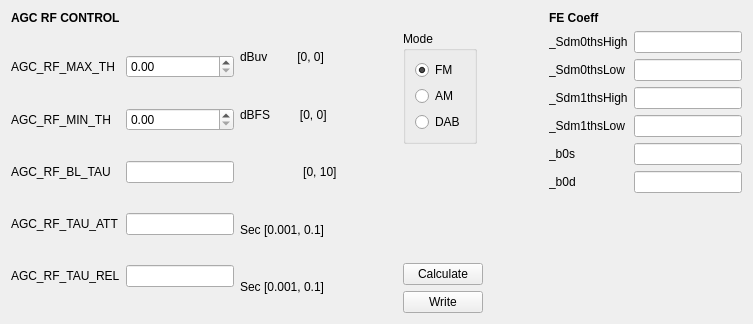
<?xml version="1.0" encoding="UTF-8"?>
<ui version="4.0">
 <class>AGCRF</class>
 <widget class="QWidget" name="AGCRF">
  <property name="geometry">
   <rect>
    <x>0</x>
    <y>0</y>
    <width>753</width>
    <height>324</height>
   </rect>
  </property>
  <property name="windowTitle">
   <string>Form</string>
  </property>
  <layout class="QGridLayout" name="gridLayout">
   <item row="1" column="4">
    <widget class="QGroupBox" name="MODESELECT">
     <property name="sizePolicy">
      <sizepolicy hsizetype="Fixed" vsizetype="Fixed">
       <horstretch>0</horstretch>
       <verstretch>0</verstretch>
      </sizepolicy>
     </property>
     <property name="title">
      <string>Mode</string>
     </property>
     <layout class="QVBoxLayout" name="verticalLayout">
      <item>
       <widget class="QRadioButton" name="FM">
        <property name="text">
         <string>FM</string>
        </property>
        <property name="checked">
         <bool>true</bool>
        </property>
       </widget>
      </item>
      <item>
       <widget class="QRadioButton" name="AM">
        <property name="text">
         <string>AM</string>
        </property>
       </widget>
      </item>
      <item>
       <widget class="QRadioButton" name="DAB">
        <property name="text">
         <string>DAB</string>
        </property>
       </widget>
      </item>
     </layout>
    </widget>
   </item>
   <item row="1" column="6" rowspan="3">
    <layout class="QFormLayout" name="formLayout_2">
     <item row="0" column="0">
      <widget class="QLabel" name="_Sdm0thsHighLabel">
       <property name="text">
        <string>_Sdm0thsHigh</string>
       </property>
      </widget>
     </item>
     <item row="0" column="1">
      <widget class="QLineEdit" name="_Sdm0thsHigh">
       <property name="readOnly">
        <bool>true</bool>
       </property>
      </widget>
     </item>
     <item row="1" column="0">
      <widget class="QLabel" name="_Sdm0thsLowLabel">
       <property name="text">
        <string>_Sdm0thsLow</string>
       </property>
      </widget>
     </item>
     <item row="1" column="1">
      <widget class="QLineEdit" name="_Sdm0thsLow">
       <property name="readOnly">
        <bool>true</bool>
       </property>
      </widget>
     </item>
     <item row="2" column="0">
      <widget class="QLabel" name="_Sdm1thsHighLabel">
       <property name="text">
        <string>_Sdm1thsHigh</string>
       </property>
      </widget>
     </item>
     <item row="2" column="1">
      <widget class="QLineEdit" name="_Sdm1thsHigh">
       <property name="readOnly">
        <bool>true</bool>
       </property>
      </widget>
     </item>
     <item row="3" column="0">
      <widget class="QLabel" name="_Sdm1thsLowLabel">
       <property name="text">
        <string>_Sdm1thsLow</string>
       </property>
      </widget>
     </item>
     <item row="3" column="1">
      <widget class="QLineEdit" name="_Sdm1thsLow">
       <property name="readOnly">
        <bool>true</bool>
       </property>
      </widget>
     </item>
     <item row="4" column="0">
      <widget class="QLabel" name="_b0sLabel">
       <property name="text">
        <string>_b0s</string>
       </property>
      </widget>
     </item>
     <item row="4" column="1">
      <widget class="QLineEdit" name="_b0s">
       <property name="readOnly">
        <bool>true</bool>
       </property>
      </widget>
     </item>
     <item row="5" column="0">
      <widget class="QLabel" name="_b0dLabel">
       <property name="text">
        <string>_b0d</string>
       </property>
      </widget>
     </item>
     <item row="5" column="1">
      <widget class="QLineEdit" name="_b0d">
       <property name="readOnly">
        <bool>true</bool>
       </property>
      </widget>
     </item>
    </layout>
   </item>
   <item row="1" column="2" rowspan="3">
    <layout class="QVBoxLayout" name="verticalLayout_3">
     <item>
      <widget class="QLabel" name="unit_AGC_RF_MAX_TH">
       <property name="sizePolicy">
        <sizepolicy hsizetype="Fixed" vsizetype="Preferred">
         <horstretch>0</horstretch>
         <verstretch>0</verstretch>
        </sizepolicy>
       </property>
       <property name="text">
        <string>dBuv         [0, 0]</string>
       </property>
      </widget>
     </item>
     <item>
      <widget class="QLabel" name="unit_AGC_RF_MIN_TH">
       <property name="sizePolicy">
        <sizepolicy hsizetype="Fixed" vsizetype="Preferred">
         <horstretch>0</horstretch>
         <verstretch>0</verstretch>
        </sizepolicy>
       </property>
       <property name="text">
        <string>dBFS         [0, 0]</string>
       </property>
      </widget>
     </item>
     <item>
      <widget class="QLabel" name="label_5">
       <property name="sizePolicy">
        <sizepolicy hsizetype="Fixed" vsizetype="Preferred">
         <horstretch>0</horstretch>
         <verstretch>0</verstretch>
        </sizepolicy>
       </property>
       <property name="text">
        <string>                   [0, 10]</string>
       </property>
      </widget>
     </item>
     <item>
      <widget class="QLabel" name="label_6">
       <property name="sizePolicy">
        <sizepolicy hsizetype="Fixed" vsizetype="Preferred">
         <horstretch>0</horstretch>
         <verstretch>0</verstretch>
        </sizepolicy>
       </property>
       <property name="text">
        <string>Sec [0.001, 0.1]</string>
       </property>
      </widget>
     </item>
     <item>
      <widget class="QLabel" name="label_7">
       <property name="sizePolicy">
        <sizepolicy hsizetype="Fixed" vsizetype="Preferred">
         <horstretch>0</horstretch>
         <verstretch>0</verstretch>
        </sizepolicy>
       </property>
       <property name="text">
        <string>Sec [0.001, 0.1]</string>
       </property>
      </widget>
     </item>
    </layout>
   </item>
   <item row="3" column="4">
    <layout class="QVBoxLayout" name="verticalLayout_2">
     <item>
      <widget class="QPushButton" name="calculatePushButton">
       <property name="sizePolicy">
        <sizepolicy hsizetype="Fixed" vsizetype="Fixed">
         <horstretch>0</horstretch>
         <verstretch>0</verstretch>
        </sizepolicy>
       </property>
       <property name="text">
        <string>Calculate</string>
       </property>
      </widget>
     </item>
     <item>
      <widget class="QPushButton" name="writePushButton">
       <property name="sizePolicy">
        <sizepolicy hsizetype="Fixed" vsizetype="Fixed">
         <horstretch>0</horstretch>
         <verstretch>0</verstretch>
        </sizepolicy>
       </property>
       <property name="text">
        <string>Write</string>
       </property>
      </widget>
     </item>
    </layout>
   </item>
   <item row="2" column="3">
    <spacer name="horizontalSpacer">
     <property name="orientation">
      <enum>Qt::Horizontal</enum>
     </property>
     <property name="sizeHint" stdset="0">
      <size>
       <width>40</width>
       <height>20</height>
      </size>
     </property>
    </spacer>
   </item>
   <item row="2" column="4">
    <spacer name="verticalSpacer">
     <property name="orientation">
      <enum>Qt::Vertical</enum>
     </property>
     <property name="sizeHint" stdset="0">
      <size>
       <width>20</width>
       <height>40</height>
      </size>
     </property>
    </spacer>
   </item>
   <item row="2" column="5">
    <spacer name="horizontalSpacer_2">
     <property name="orientation">
      <enum>Qt::Horizontal</enum>
     </property>
     <property name="sizeHint" stdset="0">
      <size>
       <width>40</width>
       <height>20</height>
      </size>
     </property>
    </spacer>
   </item>
   <item row="0" column="0">
    <widget class="QLabel" name="label_2">
     <property name="font">
      <font>
       <weight>75</weight>
       <bold>true</bold>
      </font>
     </property>
     <property name="text">
      <string>AGC RF CONTROL</string>
     </property>
    </widget>
   </item>
   <item row="0" column="6">
    <widget class="QLabel" name="label">
     <property name="font">
      <font>
       <weight>75</weight>
       <bold>true</bold>
      </font>
     </property>
     <property name="text">
      <string>FE Coeff</string>
     </property>
    </widget>
   </item>
   <item row="1" column="0" rowspan="3">
    <layout class="QGridLayout" name="gridLayout_2">
     <item row="4" column="0">
      <widget class="QLabel" name="aGC_RF_TAU_RELLabel">
       <property name="text">
        <string>AGC_RF_TAU_REL</string>
       </property>
      </widget>
     </item>
     <item row="3" column="0">
      <widget class="QLabel" name="aGC_RF_TAU_ATTLabel">
       <property name="text">
        <string>AGC_RF_TAU_ATT</string>
       </property>
      </widget>
     </item>
     <item row="1" column="1">
      <widget class="QDoubleSpinBox" name="AGC_RF_MIN_TH"/>
     </item>
     <item row="2" column="0">
      <widget class="QLabel" name="aGC_RF_BL_TAULabel">
       <property name="text">
        <string>AGC_RF_BL_TAU</string>
       </property>
      </widget>
     </item>
     <item row="0" column="1">
      <widget class="QDoubleSpinBox" name="AGC_RF_MAX_TH"/>
     </item>
     <item row="1" column="0">
      <widget class="QLabel" name="aGC_RF_MIN_THLabel">
       <property name="text">
        <string>AGC_RF_MIN_TH</string>
       </property>
      </widget>
     </item>
     <item row="2" column="1">
      <widget class="QLineEdit" name="AGC_RF_BL_TAU"/>
     </item>
     <item row="4" column="1">
      <widget class="QLineEdit" name="AGC_RF_TAU_REL"/>
     </item>
     <item row="3" column="1">
      <widget class="QLineEdit" name="AGC_RF_TAU_ATT"/>
     </item>
     <item row="0" column="0">
      <widget class="QLabel" name="aGC_RF_MAX_THLabel">
       <property name="text">
        <string>AGC_RF_MAX_TH</string>
       </property>
      </widget>
     </item>
    </layout>
   </item>
  </layout>
 </widget>
 <resources/>
 <connections/>
</ui>
